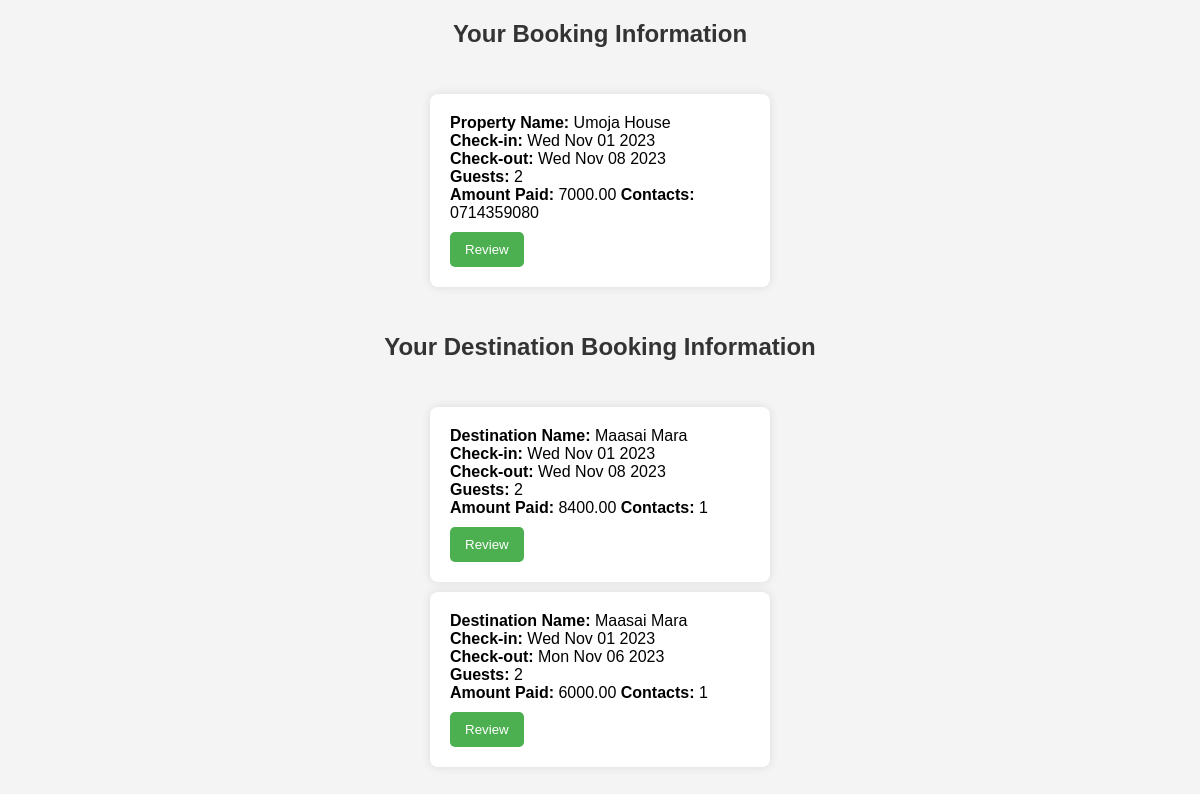
The app's page /mybookings/ (signed in), older data.
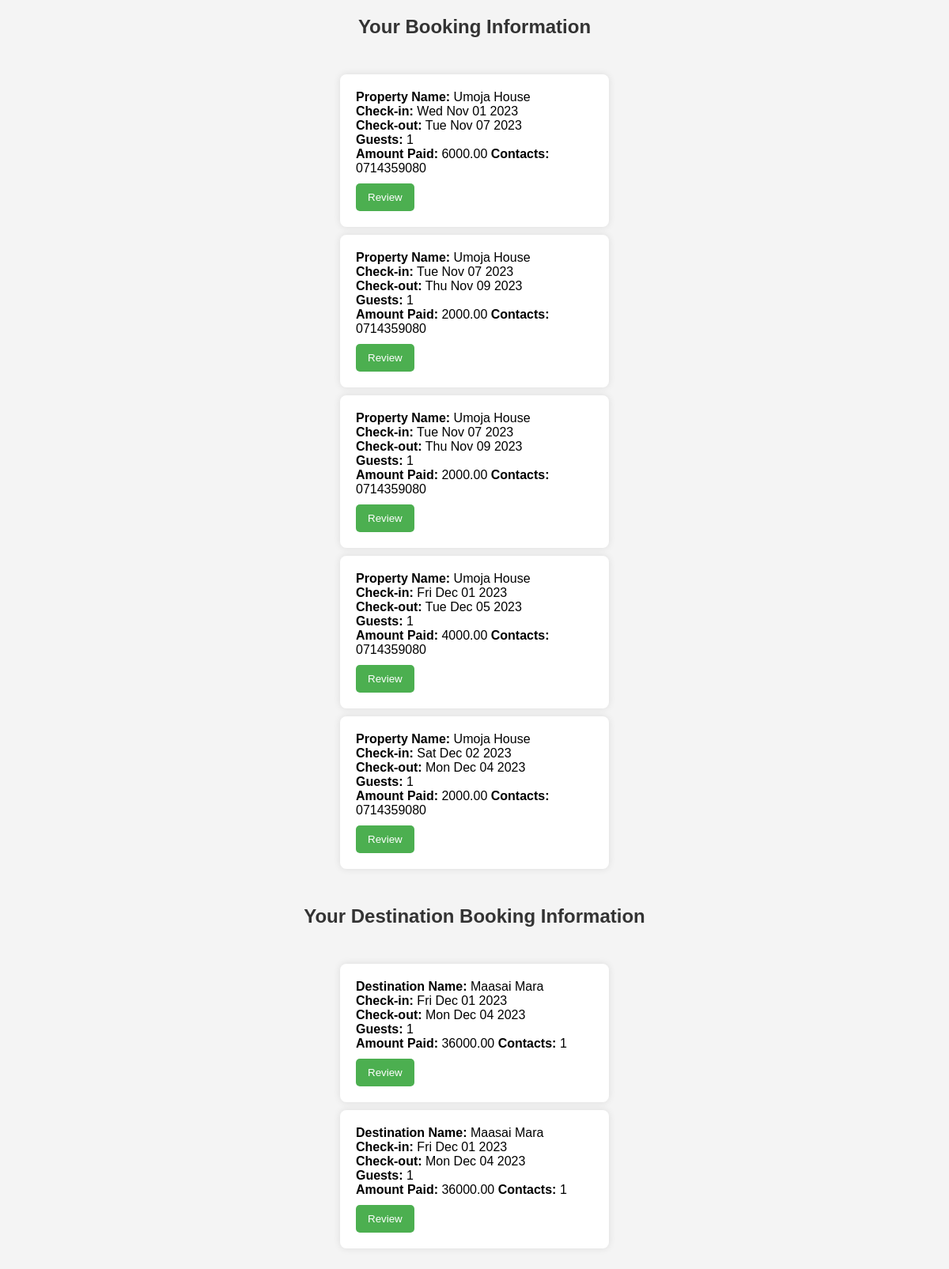
The same page, newer data.
### tables this page shows
CREATE TABLE bookings (
            id INTEGER PRIMARY KEY,
            guest_name TEXT NOT NULL,
            property_id INTEGER,
            property_name TEXT NOT NULL,
            check_in DATE NOT NULL,
            check_out DATE NOT NULL,
            guests INTEGER NOT NULL,
            amount VARCHAR NOT NULL,
            user_id INTEGER NOT NULL,
            contacts TEXT NOT NULL,
            property_type TEXT NOT NULL,
            FOREIGN KEY (property_type) REFERENCES properties(property_type),
            FOREIGN KEY (user_id) REFERENCES users(id),
            FOREIGN KEY (property_id) REFERENCES properties (id)
        );

CREATE TABLE destination_bookings (
            id INTEGER PRIMARY KEY,
            destination_name TEXT NOT NULL,
            guest_name TEXT NOT NULL,
            destination_booking_id INTEGER NOT NULL,
            check_in DATE NOT NULL,
            check_out DATE NOT NULL,
            guests INTEGER NOT NULL,
            amount VARCHAR NOT NULL,
            user_id INTEGER NOT NULL,
            contacts TEXT NOT NULL,
            Type TEXT NOT NULL,
            FOREIGN KEY (Type) REFERENCES destinations (Type),
            FOREIGN KEY (user_id) REFERENCES users(id),
            FOREIGN KEY (destination_booking_id) REFERENCES destinations (id)
        );

### app.py (the view)
@app.route('/mybookings/')
def user_bookings():
    if 'user_id' not in session:
        return redirect(url_for('login', next=request.url))
    user_id = session['user_id']
    try:
        with sqlite3.connect('users.db') as connection:
            cursor = connection.cursor()
            cursor.execute("SELECT * FROM bookings WHERE user_id = ?", (user_id,))
            bookings = cursor.fetchall()
            cursor.execute("SELECT * FROM destination_bookings WHERE user_id = ?", (user_id,))
            destination_bookings = cursor.fetchall()
        return render_template('Booking.html', bookings=bookings, destination_bookings=destination_bookings)
    except Exception as e:
        return render_template('error.html', error=str(e))

### templates/Booking.html (shortened to what this page needs)
<!DOCTYPE html>
<html lang="en">
<head>
</head>
<body>
    <h2>Your Booking Information</h2>
    <div class="bookings-container">
        <ul>
            {% if bookings %}
                {% for booking in bookings %}
                    <li>
                        <div class="bookings">
                            <strong>Property Name:</strong> {{ booking[3] }}<br>
                            <strong>Check-in:</strong> {{ booking[4] }}<br>
                            <strong>Check-out:</strong> {{ booking[5] }}<br>
                            <strong>Guests:</strong> {{ booking[6] }}<br>
                            <strong>Amount Paid:</strong> {{ booking[7] }}
                            <strong>Contacts:</strong> {{ booking[9] }}
                            <button class="review-button" onclick="window.location.href='{{ url_for('review', booking_id=booking[0]) }}';">Review</button>
                        </div>
                    </li>
                {% endfor %}
            {% else %}
                <p class="no-booking">No Stays bookings found.</p>
            {% endif %}
        </ul>
    </div>
    <h2>Your Destination Booking Information</h2>
    <div class="bookings-container">
        <ul>
            {% if destination_bookings %}
                {% for destination_booking in destination_bookings %}
                    <li>
                        <div class="bookings">
                            <strong>Destination Name:</strong> {{ destination_booking[1] }}<br>
                            <strong>Check-in:</strong> {{ destination_booking[4] }}<br>
                            <strong>Check-out:</strong> {{ destination_booking[5] }}<br>
                            <strong>Guests:</strong> {{ destination_booking[6] }}<br>
                            <strong>Amount Paid:</strong> {{ destination_booking[7] }}
                            <strong>Contacts:</strong> {{destination_booking[8]}}
                            <button class="review-button" onclick="window.location.href='{{ url_for('destinationreview', destination_id=destination_booking[0]) }}';">Review</button>
                        </div>
                    </li>
                {% endfor %}
            {% else %}
                <p class="no-booking">No destination bookings found.</p>
            {% endif %}
        </ul>
    </div>
</body>
</html>

Row changes from the older to the newer data that the page shows:
no longer on this page (row edited): destination_bookings: destination_name "Maasai Mara", check_in "Wed Nov 01 2023", check_out "Wed Nov 08 2023", guests "2", amount "8400.00", user "1"
changed bookings "Wed Nov 01 2023": check_out "Wed Nov 08 2023" → "Tue Nov 07 2023"; guests "2" → "1"; amount "7000.00" → "6000.00"
added bookings: property_name "Umoja House", check_in "Tue Nov 07 2023", check_out "Thu Nov 09 2023", guests "1", amount "2000.00", contacts "0714359080"
added bookings: property_name "Umoja House", check_in "Tue Nov 07 2023", check_out "Thu Nov 09 2023", guests "1", amount "2000.00", contacts "0714359080"
added bookings: property_name "Umoja House", check_in "Fri Dec 01 2023", check_out "Tue Dec 05 2023", guests "1", amount "4000.00", contacts "0714359080"
added bookings: property_name "Umoja House", check_in "Sat Dec 02 2023", check_out "Mon Dec 04 2023", guests "1", amount "2000.00", contacts "0714359080"
changed destination_bookings (number 1 of 2 on the later page): check_in "Wed Nov 01 2023" → "Fri Dec 01 2023"; check_out "Mon Nov 06 2023" → "Mon Dec 04 2023"; guests "2" → "1"; amount "6000.00" → "36000.00"
added destination_bookings: destination_name "Maasai Mara", check_in "Fri Dec 01 2023", check_out "Mon Dec 04 2023", guests "1", amount "36000.00", user "1"
